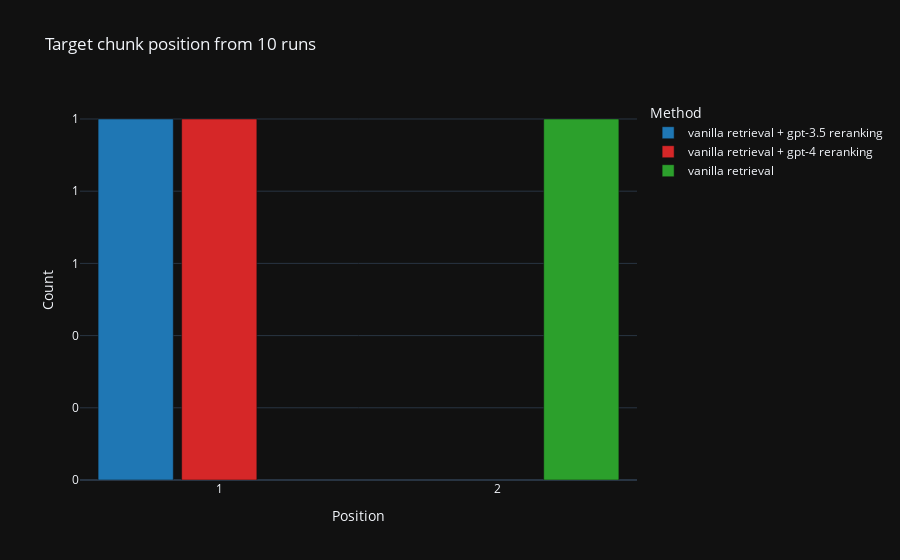

Notebook source saved alongside this figure:
### Code cell
import pandas as pd
import plotly.express as px


# Prepare data for plotting
df_count = df.groupby(['position', 'method']).size().reset_index(name='count')

# Create a bar plot using Plotly
fig = px.bar(df_count, x='position', y='count', color='method', barmode='group',
             title='Target chunk position from 10 runs',
             color_discrete_map=color_map)

# Customize axis labels, layout, and apply dark theme
fig.update_xaxes(title_text='Position')
fig.update_yaxes(title_text='Count', tickformat='d')
fig.update_layout(
    template='plotly_dark',
    legend_title_text='Method',
    bargap=0.1,  # Smaller gap between bars of different x-coordinates
    bargroupgap=0.1  # Smaller gap within groups of bars
)

# Update legend names
legend_names = {'vanilla': 'vanilla retrieval', 'gpt-3.5-turbo-1106': 'vanilla retrieval + gpt-3.5 reranking', 'gpt-4-1106-preview': 'vanilla retrieval + gpt-4 reranking'}
for trace in fig.data:
    trace.name = legend_names.get(trace.name, trace.name)

# Show the plot
fig.show()

### Figure 1 — Plotly figure (JSON) as saved in the notebook; plotly's stock layout.template omitted (floating-point values rounded to 4 significant figures)
{"data": [{"alignmentgroup": "True", "hovertemplate": "method=gpt-3.5-turbo-1106<br>position=%{x}<br>count=%{y}<extra></extra>", "legendgroup": "gpt-3.5-turbo-1106", "marker": {"color": "#1f77b4", "pattern": {"shape": ""}}, "name": "vanilla retrieval + gpt-3.5 reranking", "offsetgroup": "gpt-3.5-turbo-1106", "orientation": "v", "showlegend": true, "textposition": "auto", "type": "bar", "x": [1], "xaxis": "x", "y": [1], "yaxis": "y"}, {"alignmentgroup": "True", "hovertemplate": "method=gpt-4-1106-preview<br>position=%{x}<br>count=%{y}<extra></extra>", "legendgroup": "gpt-4-1106-preview", "marker": {"color": "#d62728", "pattern": {"shape": ""}}, "name": "vanilla retrieval + gpt-4 reranking", "offsetgroup": "gpt-4-1106-preview", "orientation": "v", "showlegend": true, "textposition": "auto", "type": "bar", "x": [1], "xaxis": "x", "y": [1], "yaxis": "y"}, {"alignmentgroup": "True", "hovertemplate": "method=vanilla<br>position=%{x}<br>count=%{y}<extra></extra>", "legendgroup": "vanilla", "marker": {"color": "#2ca02c", "pattern": {"shape": ""}}, "name": "vanilla retrieval", "offsetgroup": "vanilla", "orientation": "v", "showlegend": true, "textposition": "auto", "type": "bar", "x": [2], "xaxis": "x", "y": [1], "yaxis": "y"}], "layout": {"bargap": 0.1, "bargroupgap": 0.1, "barmode": "group", "legend": {"title": {"text": "Method"}, "tracegroupgap": 0}, "title": {"text": "Target chunk position from 10 runs"}, "xaxis": {"anchor": "y", "domain": [0, 1], "title": {"text": "Position"}}, "yaxis": {"anchor": "x", "domain": [0, 1], "tickformat": "d", "title": {"text": "Count"}}}}
